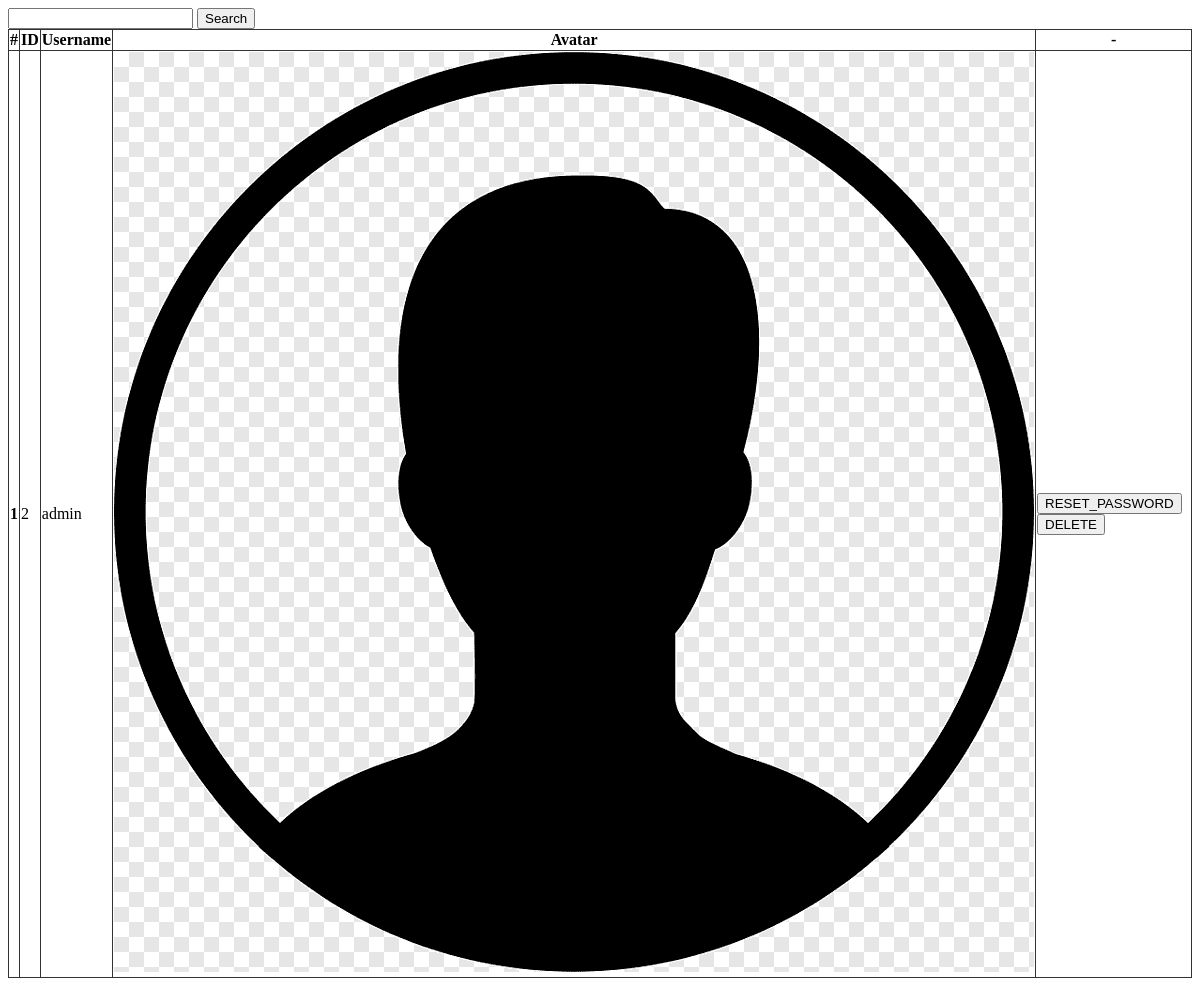
Before: /user/list/ with the older database file.
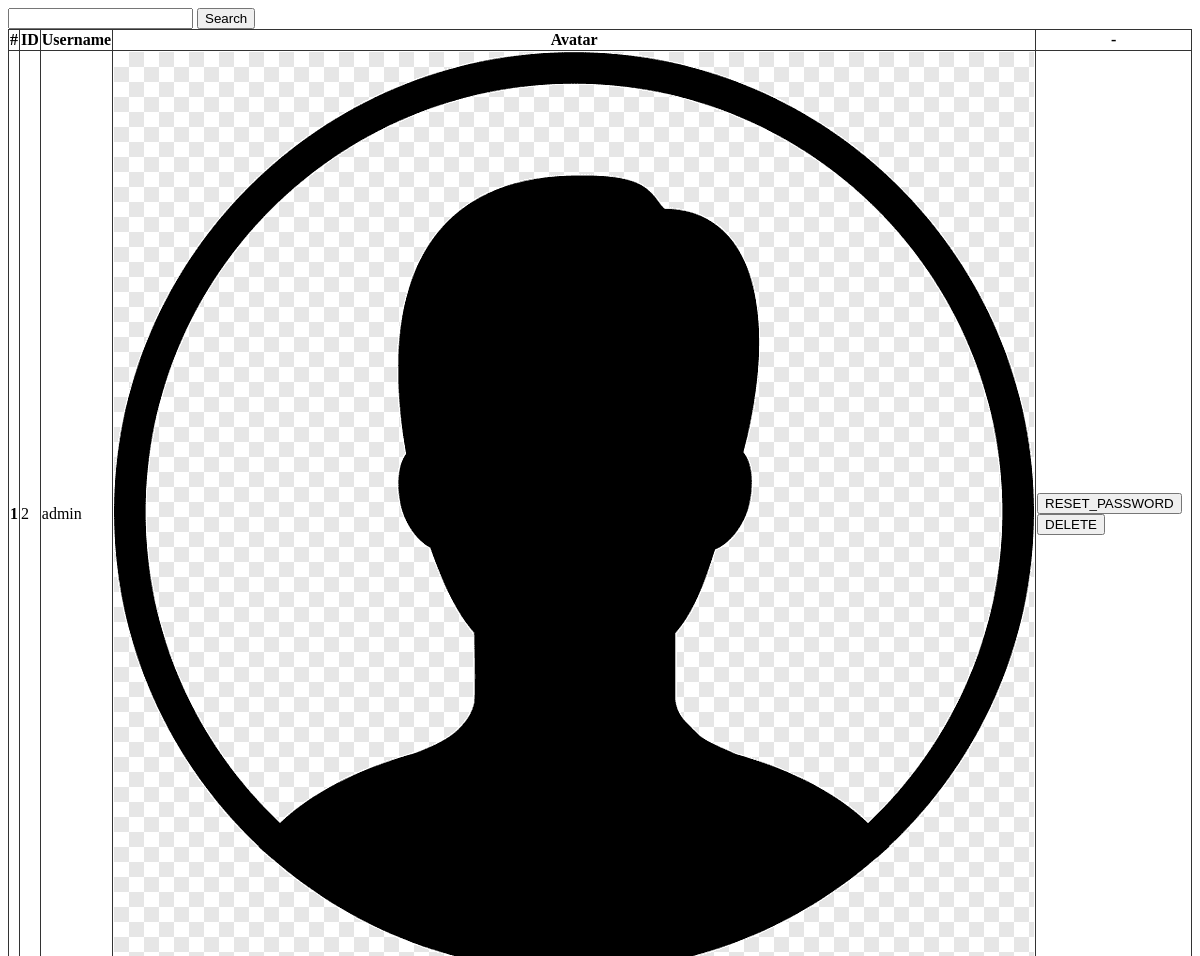
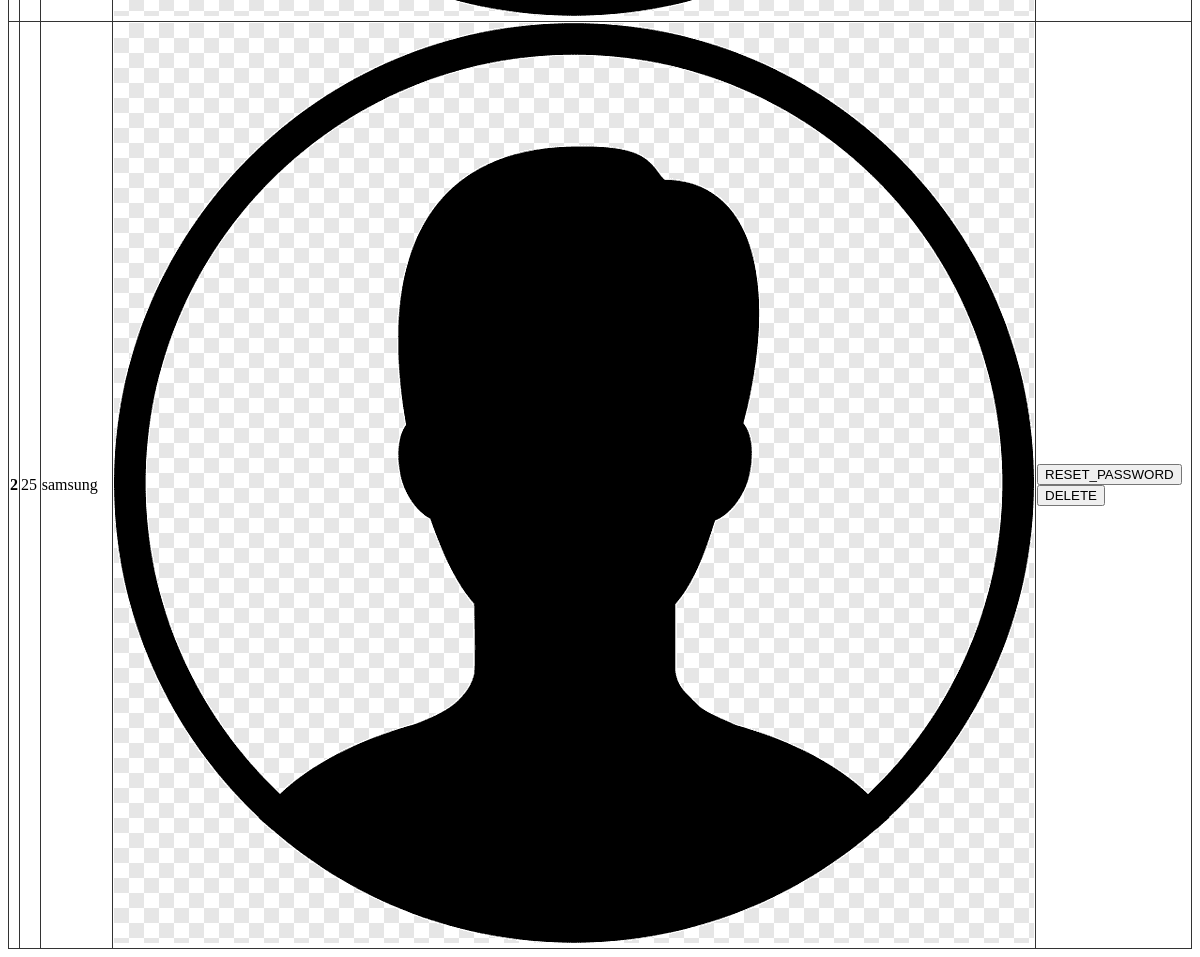
After: the same page with the newer database file (2 pictures, top to bottom).
### core/models.py (models this page shows, shortened)
class User(auth.models.AbstractBaseUser, auth.models.PermissionsMixin):
    username = models.CharField(_("username"), max_length=100, unique=True, validators=[auth.validators.UnicodeUsernameValidator()], error_messages={"unique": _("A user with that username already exists."),})
    first_name = models.CharField(_("first name"), max_length=100, blank=True)
    last_name = models.CharField(_("last name"), max_length=100, blank=True)    # Surname
    email = models.EmailField(_("email address"), blank=True)
    is_staff = models.BooleanField(_("staff status"), default=False,)
    is_active = models.BooleanField(_("active"), default=True)
    date_joined = models.DateTimeField(_("date joined"), default=timezone.now)
    objects = auth.models.UserManager()
    EMAIL_FIELD = "email"
    USERNAME_FIELD = "username"
    class Meta:
        verbose_name = _("user")
        verbose_name_plural = _("users")

class Profile(models.Model):
    class Gender(models.TextChoices):
        MALE = 'M', _('Male')
        FEMALE = 'F', _('Female')
        UNKNOWN = 'U', _('Unknown')
    user = models.OneToOneField(User, on_delete=models.CASCADE)
    gender = models.CharField(_("gender"), max_length=100, blank=True, choices=Gender.choices)
    phone = models.CharField(_("phone"), max_length=100, blank=True, null=True)
    age = models.IntegerField(_("age"), blank=True, null=True)
    address = models.TextField(_("address"), blank=True, null=True)
    birthday = models.DateField(_("birthday"), max_length=10, blank=True, null=True)
    avatar = models.ImageField(default='images/avatar_default1.png', upload_to='images')

### core/views.py (the view)
# urls.py: path('user/list/', UserList.as_view(), name='user_list'),
class UserList(ListView):
    template_name = 'auth/user_list.html'
    model = get_user_model()
    context_object_name = 'users'
    paginate_by = 5
    def get_queryset(self):
        query = self.request.GET.get('q')
        if query:
            return self.model.objects.filter(username__icontains=query)
        return super().get_queryset()

### core/templates/auth/user_list.html (shortened to what this page needs)
{% extends "auth_base.html" %}
{% load i18n %}
{% block content %}
<form method='GET'>
  <input type='text' name='q' value='{{ request.GET.q }}'>
  <input class="button" type='submit' value="Search">
</form>
<table>
  <thead>
    <tr>
      <th> # </th>
      <th> ID </th>
      <th> Username </th>
      <th> Avatar </th>
      <th> - </th>
    </tr>
  </thead>
  <tbody>
    {% for user in users %}
    <tr>
      <th> {{ forloop.counter }} </th>
      <td> {{ user.id }} </td>
      <td> {{ user.username }} </td>
      <td><img src="{{ user.profile.avatar.url }}"]></td>
      <td>
        <a href="#"><button> {% trans "RESET_PASSWORD" %} </button></a>
        <a href="{% url 'user_delete' user.id %}"><button> {% trans "DELETE" %} </button></a>
      </td>
    </tr>
    {% endfor %}
  </tbody>
</table>
{% endblock content %}

### core/templates/auth_base.html (shortened to what this page needs)
<!DOCTYPE html>
<html lang="en">
<head>
</head>
<body>
  {% block content %}{% endblock content %}
</body>
</html>

### core/templates/auth/user_list.html (style rules this page uses)
table, th, td { border: solid 1px #333; border-collapse: collapse; }

Changed rows visible on the page:
added User: id "25", username "samsung", profile.avatar (placeholder picture)
